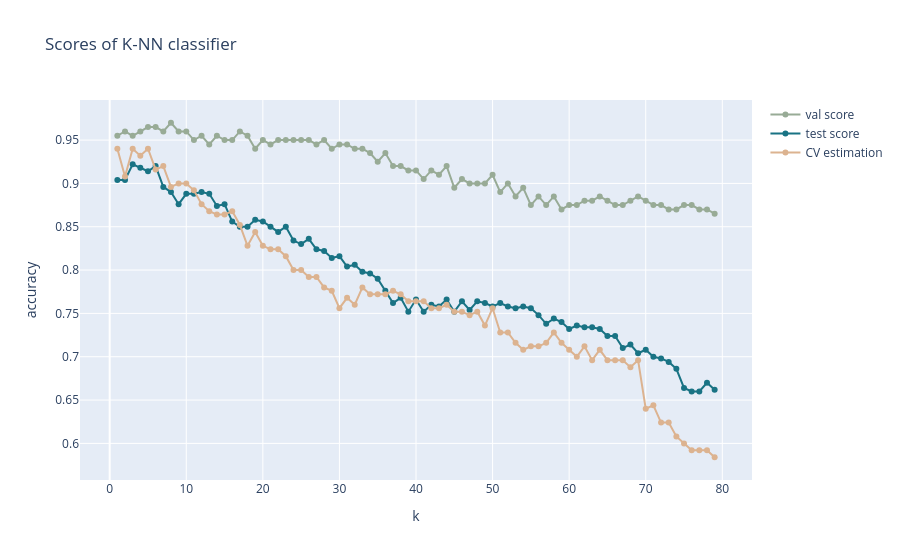

Here is the notebook cell this chart was saved with:
### Code cell
test_scores = []
for k in k_range:
    model = KNeighborsClassifier(k)
    model.fit(X_noisy[:n_small], y_noisy[:n_small])
    s = model.score(X_test, y_test)
    test_scores.append(s)

    
go.Figure([go.Scatter(x=list(k_range), y=val_scores, mode='markers + lines', marker_color='rgb(152,171,150)', name=r'val score'), 
      go.Scatter(x=list(k_range), y=test_scores, mode='markers + lines', marker_color='rgb(25,115,132)', name=r'test score'),
      go.Scatter(x=list(k_range), y=k_scores, mode='markers + lines', marker_color='rgb(220,179,144)', name=r'CV estimation')])\
.update_layout(title="Scores of K-NN classifier", xaxis_title='k', yaxis_title='accuracy').show()
